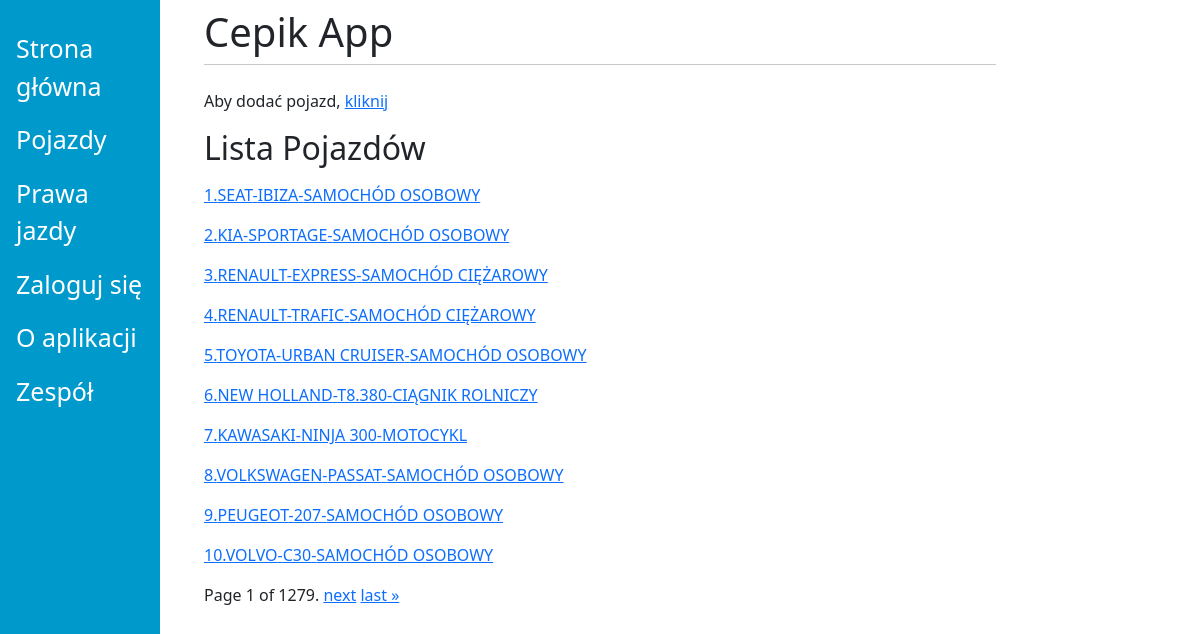
/vehicles/, run on the app's committed database.
### viewer/models.py (models this page shows, shortened)
class Vehicle(models.Model):
    id_cepik = models.IntegerField(default=0)
    marka = models.CharField(max_length=45, null=True)
    model = models.CharField(max_length=45, null=True)
    id_wojewodztwa = models.IntegerField(default=0, null=False)
    wojewodztwo = models.CharField(max_length=45, null=True)
    rodzaj_pojazdu = models.CharField(max_length=45, null=True)
    pochodzenie_pojazdu = models.CharField(max_length=45, null=True)
    rok_produkcji = models.CharField(max_length=45, null=True)
    pojemnosc_skokowa = models.DecimalField(decimal_places=1, max_digits=20, default=1, null=True)
    dmc = models.CharField(max_length=45, null=True)
    liczba_miejsc = models.IntegerField(default=1, null=True)
    rodzaj_paliwa = models.CharField(max_length=45, null=True)
    hak = models.BooleanField(default=False)
    kierownica_po_prawej = models.BooleanField(null=True)

### viewer/crud.py (the view)
# urls.py: path('vehicles/', crud.VehicleListView.as_view(), name='vehicle_list_view'),
class VehicleListView(ListView):
    template_name = 'vehicles_list_view.html'
    model = Vehicle
    paginate_by = 10

### viewer/templates/vehicles_list_view.html (shortened to what this page needs)
{% extends "base.html" %}
{% block content %}
<p>Aby dodać pojazd, <a href="{% url 'create_vehicle' %}">kliknij</a></p>
<p><h2>Lista Pojazdów</h2></p>
{% for data in object_list %}
<p></pr><a href="{{data.id}}"> {{ forloop.counter0|add:page_obj.start_index }}.{{ data.marka }}-{{ data.model }}-{{ data.rodzaj_pojazdu }}</a></p>
{% endfor %}
<div class="pagination">
    <span class="step-links">
        <span class="current">
            Page {{ page_obj.number }} of {{ page_obj.paginator.num_pages }}.
        </span>
        {% if page_obj.has_next %}
            <a href="?page={{ page_obj.next_page_number }}">next</a>
            <a href="?page={{ page_obj.paginator.num_pages }}">last &raquo;</a>
        {% endif %}
    </span>
</div>
{% endblock %}

### data on the page
Vehicle: marka "SEAT", model "IBIZA", rodzaj_pojazdu "SAMOCHÓD OSOBOWY"
Vehicle: marka "KIA", model "SPORTAGE", rodzaj_pojazdu "SAMOCHÓD OSOBOWY"
Vehicle: marka "RENAULT", model "EXPRESS", rodzaj_pojazdu "SAMOCHÓD CIĘŻAROWY"
Vehicle: marka "RENAULT", model "TRAFIC", rodzaj_pojazdu "SAMOCHÓD CIĘŻAROWY"
Vehicle: marka "TOYOTA", model "URBAN CRUISER", rodzaj_pojazdu "SAMOCHÓD OSOBOWY"
Vehicle: marka "NEW HOLLAND", model "T8.380", rodzaj_pojazdu "CIĄGNIK ROLNICZY"
Vehicle: marka "KAWASAKI", model "NINJA 300", rodzaj_pojazdu "MOTOCYKL"
Vehicle: marka "VOLKSWAGEN", model "PASSAT", rodzaj_pojazdu "SAMOCHÓD OSOBOWY"
Vehicle: marka "PEUGEOT", model "207", rodzaj_pojazdu "SAMOCHÓD OSOBOWY"
Vehicle: marka "VOLVO", model "C30", rodzaj_pojazdu "SAMOCHÓD OSOBOWY"

### other printed values
{{ page_obj.number }} "1"
{{ page_obj.paginator.num_pages }} "1279"
